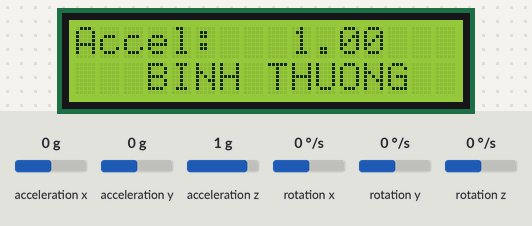
Bench run of a sketch on a simulated Arduino Uno, built with avr-gcc and run on an emulated ATmega328P. Parts: 16×2 character LCD. Inputs (shaded band) come from the test bench; at power-on: acceleration x 0 g, acceleration y 0 g, acceleration z 1 g, rotation x 0 °/s, rotation y 0 °/s, rotation z 0 °/s. What the sketch prints to the serial monitor is not drawn.

Above: at 1.2 s.
1.3 s: acceleration x set to -1.4 g
At 2.3 s:
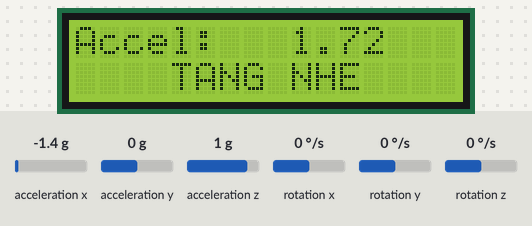
2.9 s: acceleration y set to -1.4 g
At 4.1 s:
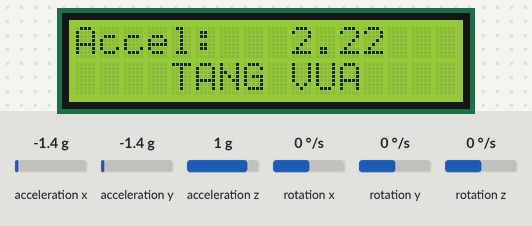
4.4 s: acceleration z set to -1.4 g
At 4.9 s:
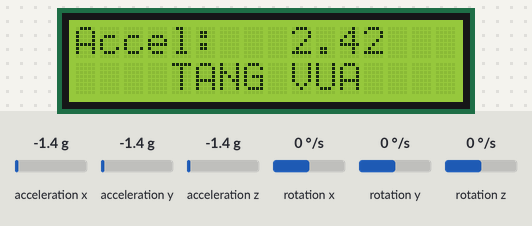
5.9 s: acceleration x set to -0.8 g
At 6.3 s:
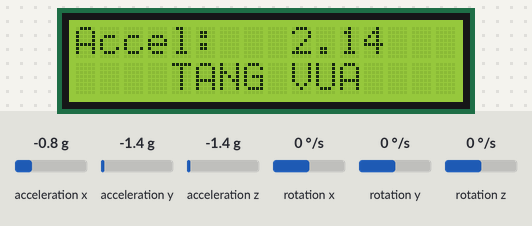
7.5 s: acceleration y set to -0.8 g
At 8.1 s:
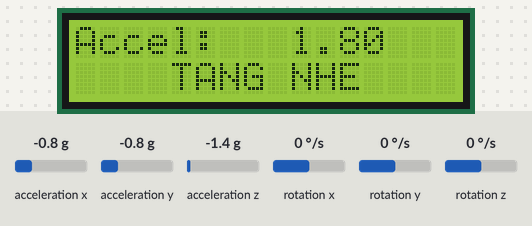
9.1 s: acceleration z set to 0 g
At 10.3 s:
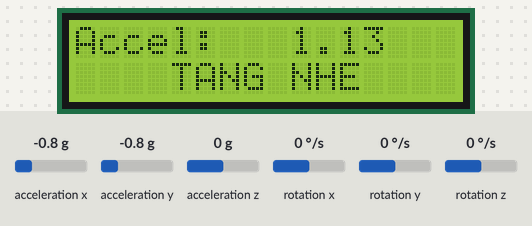
Timing chart, 0 to 11.7 s (numbered marks = the images above; inputs shaded):
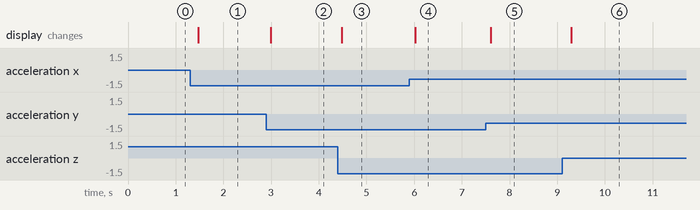

Measured:
- after the input at 1.3 s, the display: changes after 0.17 s (image 1)
- after the input at 2.9 s, the display: changes after 0.09 s (image 2)
- after the input at 4.4 s, the display: changes after 0.08 s (image 3)
- after the input at 5.9 s, the display: changes after 0.12 s (image 4)
- after the input at 7.5 s, the display: changes after 0.11 s (image 5)
- after the input at 9.1 s, the display: changes after 0.20 s (image 6)

The sketch:

Gia_Toc_Bluetooth_App_MIT.ino
```cpp
#include <Wire.h>
#include <MPU6050.h>
#include <Wire.h>
#include <LiquidCrystal_I2C.h>
LiquidCrystal_I2C lcd(0x27,16,2);  // set the LCD address to 0x27 for a 16 chars and 2 line display
#include <SoftwareSerial.h> // Thêm thư viện SoftwareSerial

MPU6050 mpu;
SoftwareSerial BTSerial(10, 11); // RX, TX cho Bluetooth HC-05

// Chọn mức độ nhạy
#define ACCEL_SCALE 0 // 0: ±2g, 1: ±4g, 2: ±8g, 3: ±16g

void setup() {
  Serial.begin(9600); // Kết nối với Serial Monitor
  BTSerial.begin(9600); // Khởi động Bluetooth HC-05 với tốc độ 9600 bps
  Wire.begin();
  lcd.init();                      // initialize the lcd
  lcd.backlight();
  // Khởi động MPU6050
  mpu.initialize();

  // Cấu hình độ nhạy cho gia tốc
  mpu.setFullScaleAccelRange(ACCEL_SCALE);
}

void loop() {
  // Đọc gia tốc
  int16_t ax, ay, az;

  mpu.getAcceleration(&ax, &ay, &az);

  // Chuyển đổi giá trị gia tốc từ raw sang g
  float accelX = ax / 16384.0; // Đối với ±2g
  float accelY = ay / 16384.0; // Đối với ±2g
  float accelZ = az / 16384.0; // Đối với ±2g

  // Điều chỉnh độ nhạy
  switch (ACCEL_SCALE) {
    case 1: // ±4g
      accelX = ax / 8192.0;
      accelY = ay / 8192.0;
      accelZ = az / 8192.0;
      break;
    case 2: // ±8g
      accelX = ax / 4096.0;
      accelY = ay / 4096.0;
      accelZ = az / 4096.0;
      break;
    case 3: // ±16g
      accelX = ax / 2048.0;
      accelY = ay / 2048.0;
      accelZ = az / 2048.0;
      break;
    default: // ±2g
      // Không cần thay đổi vì đã mặc định ở trên
      break;
  }

  // In ra giá trị gia tốc lên Serial Monitor
  /*Serial.print("Trục X ");
  Serial.print(accelX);
  Serial.print("g, Y: ");
  Serial.print(accelY);
  Serial.print("g, Z: ");
  Serial.print(accelZ);
  Serial.println("g");
*/
  // Tính gia tốc tổng hợp
  float totalAccel = sqrt(accelX * accelX + accelY * accelY + accelZ * accelZ);

  // Đưa ra thông báo theo mức độ
  String message;
  if (totalAccel > 16.0) {
    message = "   NGUY HIEM    ";
  } else if (totalAccel > 8.0) {
    message = "  TANG QUA CAO  ";
  } else if (totalAccel > 4.0) {
    message = "    TANG CAO    ";
  } else if (totalAccel > 2.0) {
    message = "    TANG VUA    ";
  } else if (totalAccel > 1.0) {
    message = "    TANG NHE    ";
  } else {
    message = "   BINH THUONG  ";
  }
  lcd.setCursor(0, 0);
  lcd.print("Accel: ");
  lcd.setCursor(9, 0);
  lcd.print(totalAccel);
  lcd.setCursor(0, 1);
  lcd.print(message);
  // In ra thông báo lên Serial Monitor


  String data = String(accelX,2) + " " + String(accelY,2) + " " + String(accelZ,2);

  // Gửi dữ liệu qua Bluetooth

//Serial.println(data); // In ra dữ liệu
int dataLength = data.length(); // Độ dài chuỗi tính bằng số ký tự

  // Gửi độ dài chuỗi và kích thước của biến dataLength
  BTSerial.print(dataLength + sizeof(dataLength)+1); // Gửi tổng độ dài chuỗi + kích thước của dataLength
  BTSerial.print(" "); // Gửi khoảng trắng để phân tách
  BTSerial.println(data); // Gửi chuỗi dữ liệu

  // In ra chuỗi và độ dài
  Serial.print("Chuỗi: ");
  Serial.println(data); // In ra chuỗi
  Serial.print("Độ dài chuỗi (byte): ");
  Serial.println(dataLength + sizeof(dataLength)); // In ra tổng độ dài

  delay(100); // Gửi dữ liệu mỗi giây


    // In ra chuỗi và độ dài của nó
    //Serial.print("Chuỗi: ");
    //Serial.println(data); // In ra chuỗi
  /*
 BTSerial.write((byte *)&accelX, sizeof(float)); // Gửi accelX dưới dạng byte
BTSerial.write((byte *)&accelY, sizeof(float)); // Gửi accelY dưới dạng byte
BTSerial.write((byte *)&accelZ, sizeof(float)); // Gửi accelZ dưới dạng byte
*/

  /*BTSerial.print("Trục X ");
  BTSerial.print(accelX);
  BTSerial.print("g, Y: ");
  BTSerial.print(accelY);
  BTSerial.print("g, Z: ");
  BTSerial.print(accelZ);
  BTSerial.println("g");/
  // Gửi thông điệp qua Bluetooth*/
}
```
